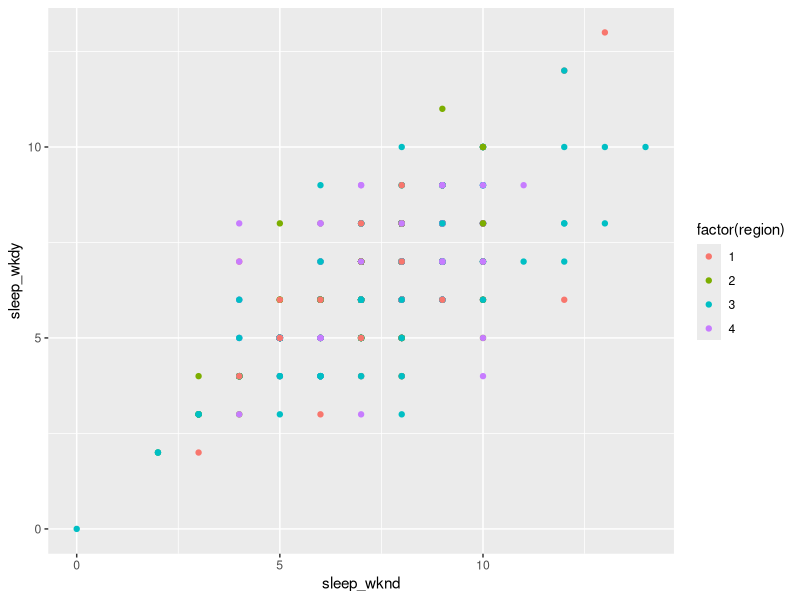
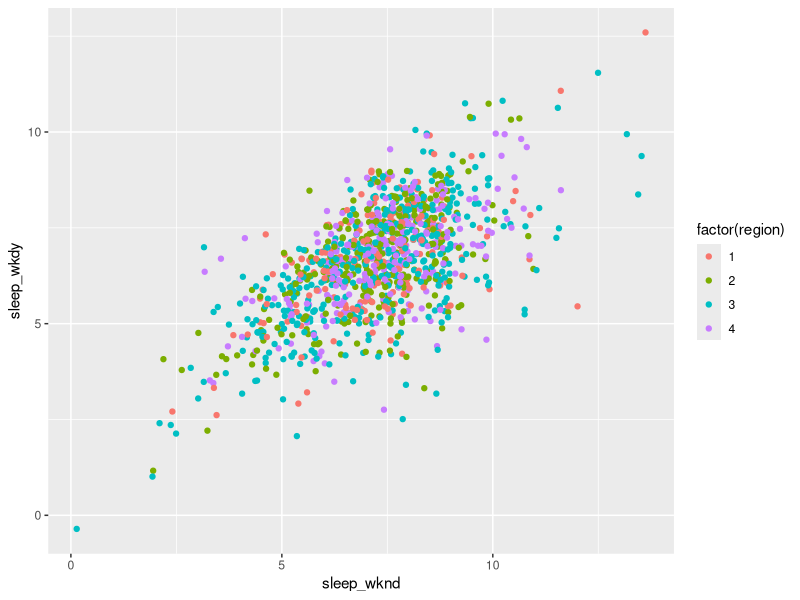
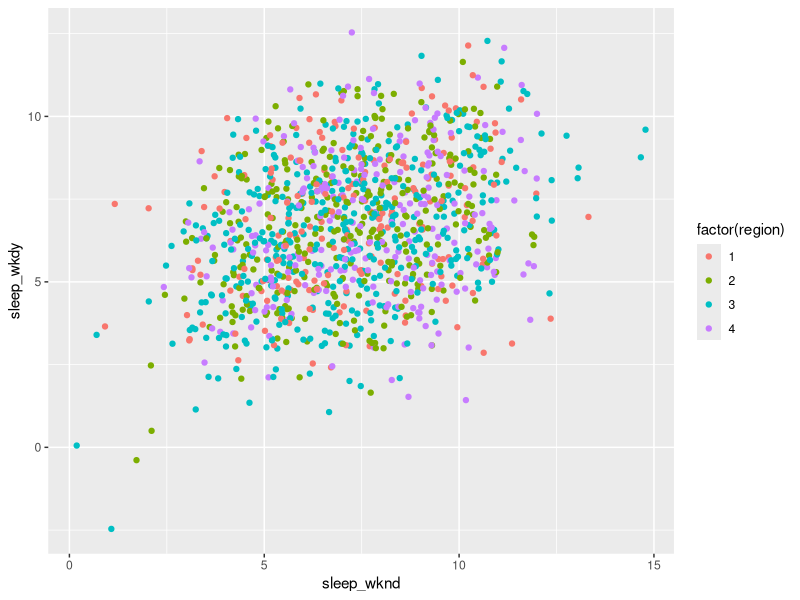
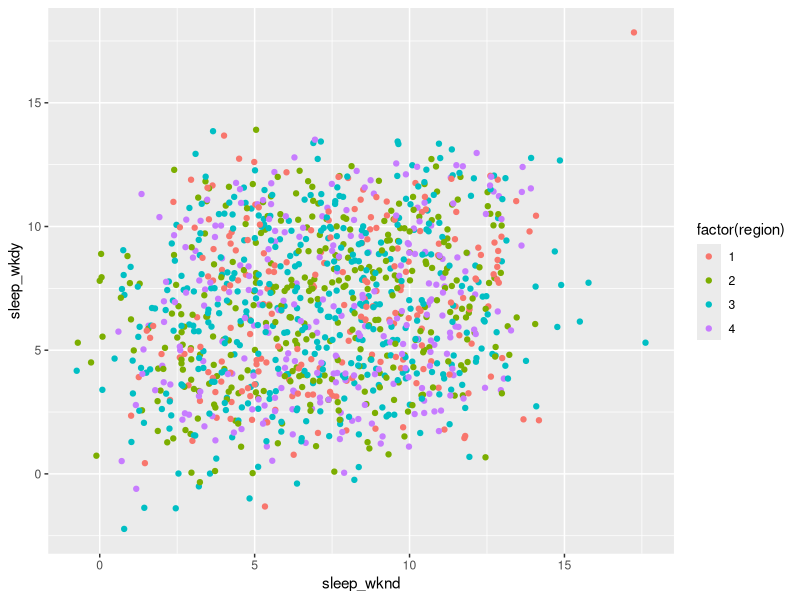
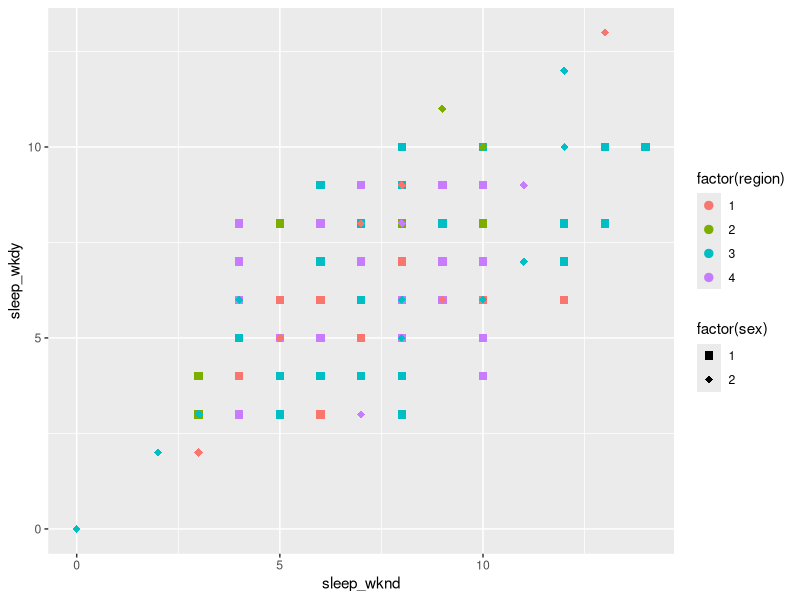
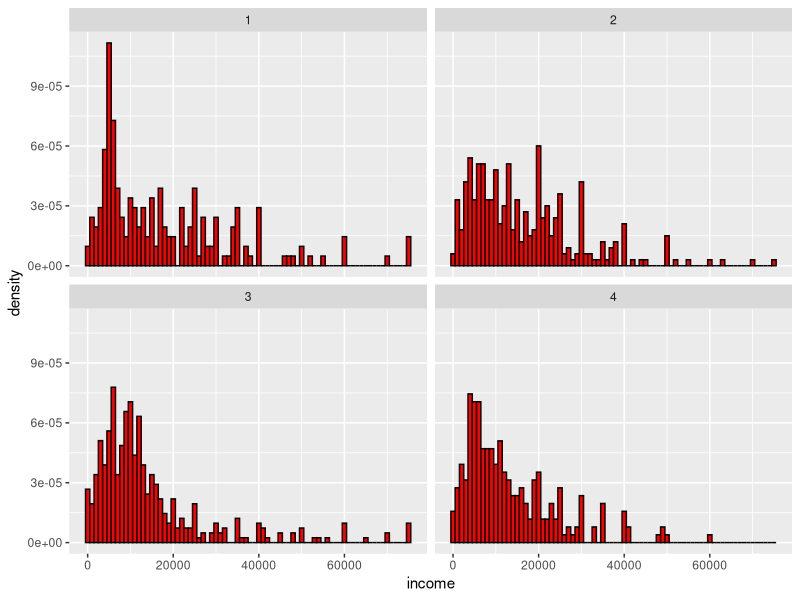
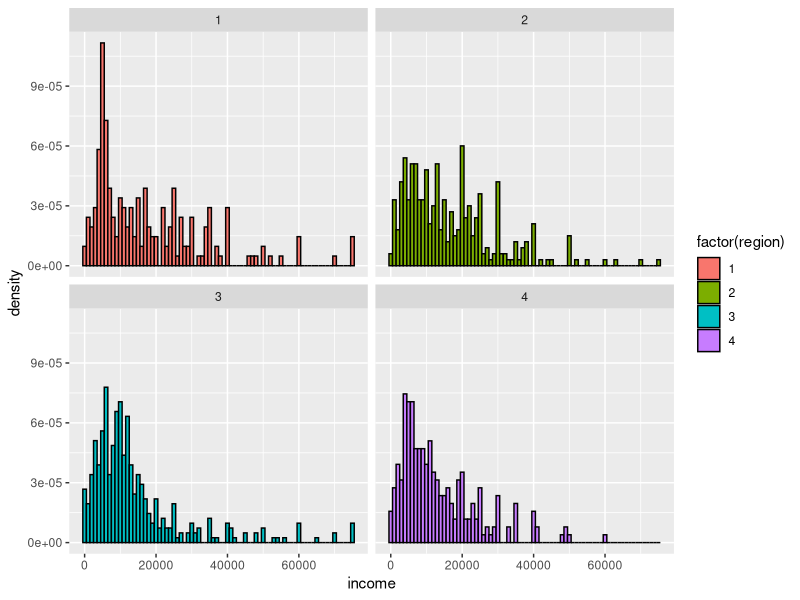
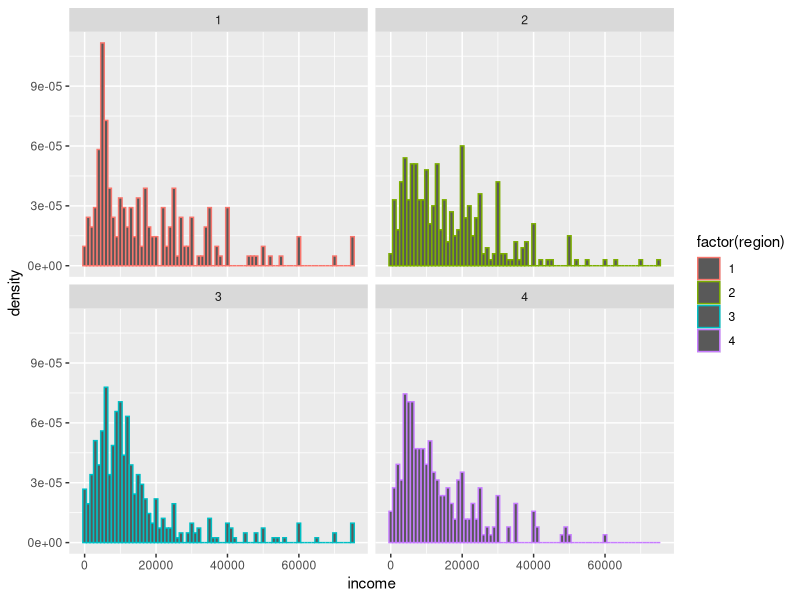

The R source for these figures, in order:
## ---- chunk 1
#read in data - SF: do we need to include how to read in the data in the homework instructions? or will we cover in class how to read in that specific dataset as you used the same data for your slides
library(tidyverse)
nlsy <- read_csv(here::here("data", "nlsy_cc.csv"))

library(ggplot2)
nlsy |> ggplot(aes(x = sleep_wknd, y = sleep_wkdy, 
           color = factor(region))) + geom_point() 
#for all of the following questions, how do you want to handle labeling for grading? would we want nicely labeled graphs or is that not the main point and therefore they can make it pretty with labels etc. if they want but we will not deduct points if they do?
## ---- chunk 2
library(ggplot2)
nlsy |> ggplot(aes(x = sleep_wknd, y = sleep_wkdy, 
           color = factor(region))) + geom_jitter(width=1, height=1)
nlsy |> ggplot(aes(x = sleep_wknd, y = sleep_wkdy, 
           color = factor(region))) + geom_jitter(width=3, height=3)
 nlsy |> ggplot(aes(x = sleep_wknd, y = sleep_wkdy, 
           color = factor(region))) + geom_jitter(width=5, height=5)
## ---- chunk 3
#should they use the geom_point or geom_jitter function here?
#filled square = 15, filled diamond = 18

library(ggplot2)
nlsy |> ggplot(aes(x = sleep_wknd, y = sleep_wkdy, 
         col = factor(region) )) + geom_point(aes(shape=factor(sex)), size=2.5) + scale_shape_manual(values=c(15, 18))
## ---- chunk 4
ggplot(data = nlsy, aes(x = income)) +
  geom_histogram(aes(y = ..density..), col = "black", fill = "red", binwidth=1000) +
  facet_wrap(vars(region))
## ---- chunk 5
ggplot(data = nlsy, aes(x = income)) +
  geom_histogram(aes(y = ..density.., fill=factor(region)), col = "black", binwidth=1000) +
  facet_wrap(vars(region))
ggplot(data = nlsy, aes(x = income)) +
  geom_histogram(aes(y = ..density.., col=factor(region)), binwidth=1000) +
  facet_wrap(vars(region))
## ---- chunk 6
ggplot(data = nlsy, aes(x = income)) +
  geom_histogram(aes(y = ..density.., fill=factor(region)), col = "black") +
  facet_wrap(vars(region))+
scale_x_sqrt()
## ---- chunk 7
ggplot(data = nlsy, aes(x = income)) +
  geom_histogram(aes(y = ..density.., fill=factor(region)), col = "black") +
  facet_wrap(vars(region))+
scale_x_sqrt( breaks=c(0,1000,10000,25000, 50000))
## ---- chunk 8
nlsy$race_eth <- factor(nlsy$race_eth, levels = c(1, 2, 3), 
                                     labels = c("hispanic", "black", "other"))
## ---- chunk 9
nlsy <- nlsy |> mutate(race_reor=fct_relevel(race_eth, "other", "hispanic", "black"))

count(nlsy,race_eth )
count(nlsy, race_reor)
## ---- chunk 10
nlsy <- nlsy |> mutate(age_cat=case_when(age_bir <=19 ~ 1, age_bir>=20 & age_bir<=29 ~ 2, age_bir>=30 ~ 3)) 
nlsy <- nlsy |> mutate(age_cat=factor(nlsy$age_cat, levels = c(1, 2, 3), labels = c("teenager", "young adult", "adult")))
## ---- chunk 11
nlsy|> group_by(age_cat) |> summarise(mean_age=mean(age_bir), n=n())
